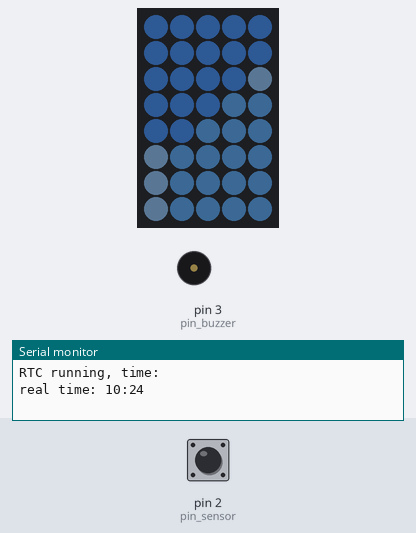
The sketch below on a simulated Arduino Uno, built with avr-gcc and run on an emulated ATmega328P. Parts: 5×8 RGB LED matrix (first LED top left, wired row by row), buzzer (waves = sounding, pin HIGH), the last lines printed to the serial monitor. Inputs (shaded band) come from the test bench; at power-on: pin 2 (pin_sensor) LOW. Dim RGB values are drawn brighter than linear; the local clock reads 2024-03-15 10:24:30 at power-on unless the sketch sets it.

Above: at 1.2 s.
1.3 s: pin 2 (pin_sensor) pulsed HIGH 2 times (0.12 s each, 0.3 s apart)
At 4.2 s:
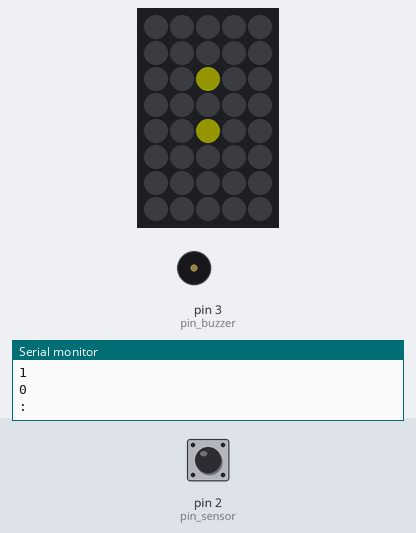
At 6.5 s:
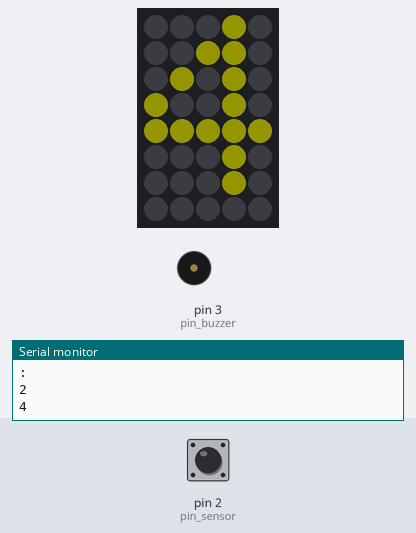
Timing chart, 0 to 8.0 s (numbered marks = the images above; inputs shaded):
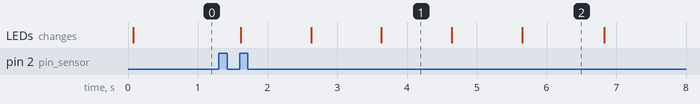

The sketch:

clock.ino
```cpp
#include <Wire.h>
#include <RTClib.h> //version 1.0.3
#include <Adafruit_GFX.h>
#include <Adafruit_NeoMatrix.h>
#include <Adafruit_NeoPixel.h>

// if you want to debug the timing, you can enable the TIMELAPSE; and it will rush through it:
//#define TIMELAPSE

// constants:
const int pin_sensor = 2;
const int pin_buzzer = 3;
const int pin_shield = 13;
const long clap_delay_ms = 3000L;    // about 3 seconds between claps to activate
const long clap_debounce_ms = 10L; // a clap is about 10 milliseconds long

// time constants, at what time do the effects take place?
const int morningTime = 6; //morning
const int afternoonTime = 16;
const int nightTime = 20;

const short w = 5;
const short h = 8;

// volatile variables to be handled in the interrupt.
volatile unsigned long firstClapTime = 0;
volatile bool hasClapped = false;

// Module objects
Adafruit_NeoMatrix shield(w, h, pin_shield,
                          NEO_MATRIX_TOP | NEO_MATRIX_RIGHT | NEO_MATRIX_COLUMNS | NEO_MATRIX_PROGRESSIVE,
                          NEO_GRB | NEO_KHZ800);

RTC_DS1307 rtc;

char timeBuffer[] = "real time: hh:mm";


double hoursAsDecimal = 0;

void setup()
{
  // put your setup code here, to run once:
  Serial.begin(9600);
  shield.begin();
  shield.setBrightness(20);
  shield.setTextWrap(false);
  shield.setTextColor(shield.Color(255, 255, 0));

  pinMode(pin_sensor, INPUT);
  pinMode(pin_buzzer, OUTPUT);

  //we define the "detectClaps" function below;
  attachInterrupt(digitalPinToInterrupt(pin_sensor), detectClaps, RISING);

  //talk to RTC
  setupRTC();
}

void loop()
{
  // put your main code here, to run repeatedly:

  DateTime realTimeNow = rtc.now();

  int hours = realTimeNow.hour();
  int minutes = realTimeNow.minute();

#ifdef TIMELAPSE

  hoursAsDecimal += 0.1; //add 6 minutes each loop (100ms)
  if (hoursAsDecimal > 24)
  {
    hoursAsDecimal -= 24;
  }
  Serial.print("Time as hours of day: ");
  Serial.println(hoursAsDecimal);

#else

  hoursAsDecimal = hours + (minutes / 60); //calculate from real time

#endif

  shield.clear();
  setColourFromTime(hoursAsDecimal);
  shield.show();


  if (hasClapped)
  {
    //show time on the shield;
    Serial.print("Got clap signal, outputing time: ");

    char buf[] = "hh:mm:ss";

    Serial.println(realTimeNow.toString(buf));

    char buf2[] = "hh:mm";
    realTimeNow.toString(buf2);

    for(char *i = buf2; *i != 0; i++){
      shield.clear();
      shield.setCursor(w-5,0);
      shield.print(*i);
      shield.show();
      Serial.println(*i);
      delay(1000);
    }


    hasClapped = false;
  }

  delay(100);
}

void setColourFromTime(double hours)
{

  //we want the morning, 0 -> 6; to go from red to bright white/blue;
  if (hours < morningTime)
  {

    //midnight is (128, 0, 0 );

    float rate = hours / morningTime; //0->1 according to how the hours fit into morning time.
    float sharpRate = rate * rate * rate; // sharper turn in the graph; still between 0->1

    //we want to adjust the difference: (128,0,0) -> (204,230,255); over the time of rate:

    shield.fillRect(0, 0, w, h, shield.Color(128 + (76 * rate), 230 * sharpRate, 255 * sharpRate));
  }
  else if (hours < afternoonTime) // between 6am and 4pm
  {
    //fill with about a skyblue
    shield.fillRect(0, 0, w, h, shield.Color(204, 230, 255));

    double rate = (hours - morningTime) / (afternoonTime - morningTime);

    unsigned long time = 10000 * rate;

    shield.fillCircle(0, 0, 4, shield.Color(204 + abs(time % 100 - 50), 230 + abs(time % 40 - 20), 255));
    shield.fillCircle(4, 6, 3, shield.Color(204 + abs(time % 50 - 25), 230 + abs(time % 35 - 20), 255));
  }
  else if (hours < nightTime)
  {

    double rate = (hours - afternoonTime) / (nightTime - afternoonTime);
    shield.fillRect(0, 0, w, h, shield.Color(204 + (51 * rate),  //fill out the rest of red
                                             230 * (1 - rate),   //reduce green to nothing
                                             255 * (1 - rate))); //reduce blue to nothing
  }
  else //20->0 full dark red; nighttime
  {
    double rate = (hours - nightTime) / (24 - nightTime);
    //now reduce red to dim; sleepy time
    shield.fillRect(0, 0, shield.width(), shield.height(), shield.Color(128 + 128 * (1 - rate), 0, 0));
  }
}

// this is to set up the first time, and burn in the current time if it doesn't have anything
void setupRTC()
{

  if (!rtc.begin())
  {
    Serial.println("Could not find RTC, is the datalogging shield connected?");
    Serial.println("Halt!");
    while (1)
      ; //do nothing, forever
  }

  DateTime now = rtc.now();

  Serial.println("RTC running, time:");
  Serial.println(now.toString(timeBuffer));
}

// This function will fire any time we detect a clap
void detectClaps()
{
  unsigned long timeNow = millis();

  if (firstClapTime == 0)
  {
    firstClapTime = timeNow;
    return;
  }

  //duration from first clap
  unsigned long duration = timeNow - firstClapTime;

  if (duration > clap_debounce_ms && duration < clap_delay_ms)
  {
    //two claps genuine; set clapped flag
    firstClapTime = 0;
    hasClapped = true;
  }
  else if (duration > clap_delay_ms)
  {
    //timeout.. took too long
    //this is when we've clapped by the way, so set the timeNow to be our clap.
    firstClapTime = timeNow;
  }
}
```

Measured:
- after the input at 1.3 s, the LEDs: first change after 0.32 s (image 1 shows a later state)
- what the display in image 1 shows lasts 1.0 s, from 3.6 s to 4.6 s
